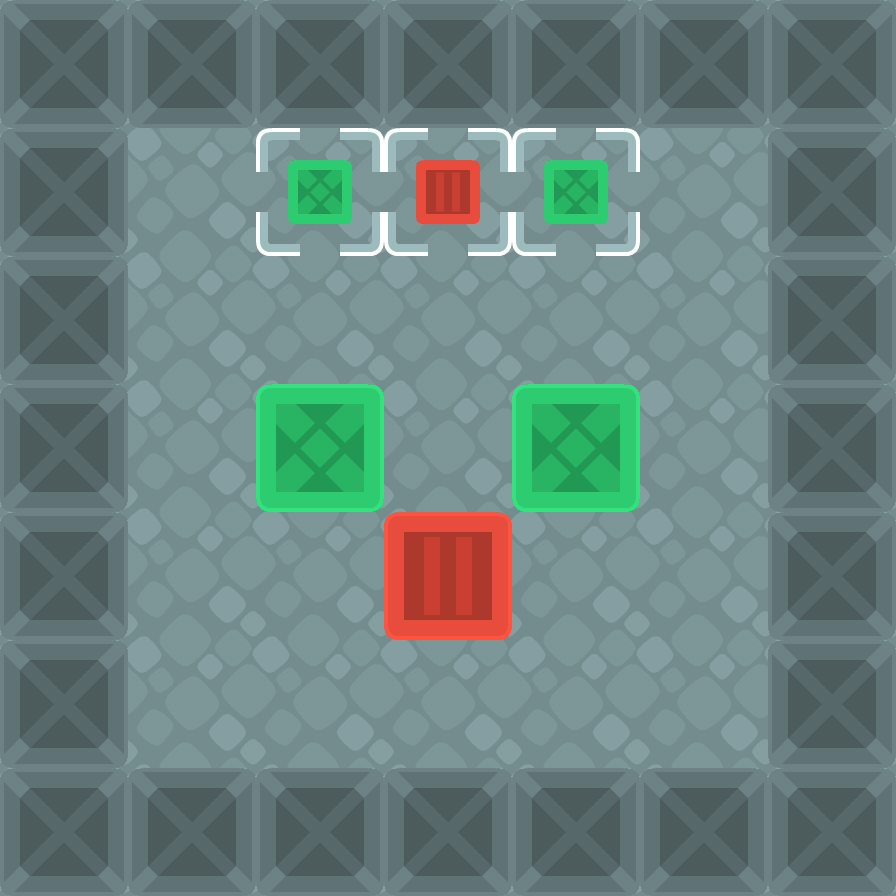

A 2D game scene composited from a Tiled map and its tileset images. What follows is a short description and the map's XML, with every tile layer's data as written:
An orthogonal 7x7 tile map with 128x128 px tiles, 6 tile layers (Floor, Walls, Spawn, Goal, ...).

<map version="1.8" tiledversion="1.8.4" orientation="orthogonal" renderorder="right-down" width="7" height="7" tilewidth="128" tileheight="128" infinite="0" nextlayerid="8" nextobjectid="1">
 <editorsettings>
  <export target="level-1.json" format="json" />
 </editorsettings>
 <tileset firstgid="1" name="sokoban" tilewidth="128" tileheight="128" tilecount="104" columns="13">
  <image source="../tilesheets/sokoban.png" width="1664" height="1024" />
 </tileset>
 <layer id="1" name="Floor" width="7" height="7">
  <data encoding="csv">
90,90,90,90,90,90,90,
90,90,90,90,90,90,90,
90,90,90,90,90,90,90,
90,90,90,90,90,90,90,
90,90,90,90,90,90,90,
90,90,90,90,90,90,90,
90,90,90,90,90,90,90
</data>
 </layer>
 <layer id="6" name="Walls" width="7" height="7">
  <data encoding="csv">
19,19,19,19,19,19,19,
19,0,0,0,0,0,19,
19,0,0,0,0,0,19,
19,0,0,0,0,0,19,
19,0,0,0,0,0,19,
19,0,0,0,0,0,19,
19,19,19,19,19,19,19
</data>
 </layer>
 <layer id="3" name="Spawn" width="7" height="7">
  <data encoding="csv">
0,0,0,0,0,0,0,
0,0,0,0,0,0,0,
0,0,0,0,0,0,0,
0,0,0,0,0,0,0,
0,0,0,3,0,0,0,
0,0,0,0,0,0,0,
0,0,0,0,0,0,0
</data>
 </layer>
 <layer id="2" name="Goal" width="7" height="7">
  <data encoding="csv">
0,0,0,0,0,0,0,
0,0,0,42,0,0,0,
0,0,0,0,0,0,0,
0,0,0,0,0,0,0,
0,0,0,0,0,0,0,
0,0,0,0,0,0,0,
0,0,0,0,0,0,0
</data>
 </layer>
 <layer id="7" name="CrateGoals" width="7" height="7">
  <data encoding="csv">
0,0,0,0,0,0,0,
0,0,44,0,44,0,0,
0,0,0,0,0,0,0,
0,0,0,0,0,0,0,
0,0,0,0,0,0,0,
0,0,0,0,0,0,0,
0,0,0,0,0,0,0
</data>
 </layer>
 <layer id="5" name="Crates" width="7" height="7">
  <data encoding="csv">
0,0,0,0,0,0,0,
0,0,0,0,0,0,0,
0,0,0,0,0,0,0,
0,0,5,0,5,0,0,
0,0,0,0,0,0,0,
0,0,0,0,0,0,0,
0,0,0,0,0,0,0
</data>
 </layer>
</map>
